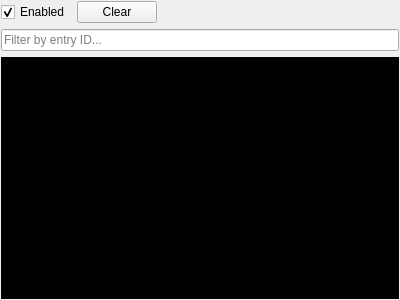
<?xml version="1.0" encoding="UTF-8"?>
<ui version="4.0">
 <class>ConsoleWidget</class>
 <widget class="QWidget" name="ConsoleWidget">
  <property name="geometry">
   <rect>
    <x>0</x>
    <y>0</y>
    <width>400</width>
    <height>300</height>
   </rect>
  </property>
  <property name="windowTitle">
   <string/>
  </property>
  <layout class="QVBoxLayout" name="verticalLayout">
   <property name="margin">
    <number>1</number>
   </property>
   <item>
    <layout class="QHBoxLayout" name="horizontalLayout">
     <item>
      <widget class="QCheckBox" name="EnabledBox_">
       <property name="text">
        <string>Enabled</string>
       </property>
       <property name="checked">
        <bool>true</bool>
       </property>
      </widget>
     </item>
     <item>
      <widget class="QPushButton" name="ClearButton_">
       <property name="text">
        <string>Clear</string>
       </property>
      </widget>
     </item>
     <item>
      <spacer name="horizontalSpacer">
       <property name="orientation">
        <enum>Qt::Horizontal</enum>
       </property>
       <property name="sizeHint" stdset="0">
        <size>
         <width>40</width>
         <height>20</height>
        </size>
       </property>
      </spacer>
     </item>
    </layout>
   </item>
   <item>
    <widget class="QLineEdit" name="EntryIDFilter_">
     <property name="placeholderText">
      <string>Filter by entry ID...</string>
     </property>
    </widget>
   </item>
   <item>
    <widget class="QTextBrowser" name="PacketsBrowser_">
     <property name="styleSheet">
      <string notr="true">QTextEdit
{
	background-color: rgb(0, 0, 0);
	font-family: &quot;DejaVu Sans Mono&quot;;
}</string>
     </property>
    </widget>
   </item>
  </layout>
 </widget>
 <resources/>
 <connections/>
</ui>
